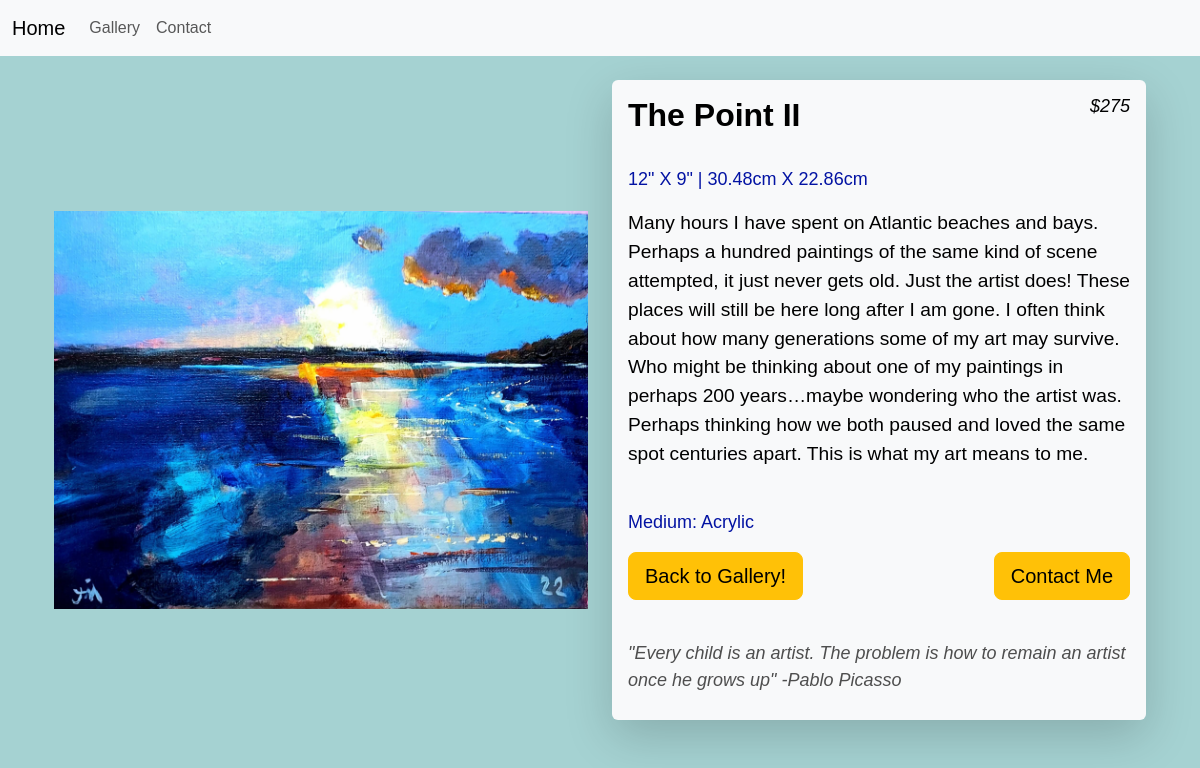
Page /gallery/The Point II/ on the committed database.
### jimTheArtist/models.py (models this page shows, shortened)
class Painting(models.Model):
    title = models.CharField(max_length=100)
    description = models.TextField()
    medium = models.TextField()
    length = models.IntegerField()
    height = models.IntegerField()
    price = models.IntegerField()
    image = models.ImageField(upload_to='paintings/')

### jimTheArtist/views.py (the view)
# urls.py: path('gallery/<str:painting_name>/', views.painting, name='painting'),
def painting(request, painting_name):
    painting = get_object_or_404(Painting, title=painting_name)
    if painting.price == 0:
        painting.price = 'Sold'
    elif  painting.price < 0:
        painting.price = 'Not For Sale'
    else:
        painting.price = '${:,.0f}'.format(painting.price)
    length_cm = str(painting.length * 2.54) + 'cm'
    height_cm = str(painting.height * 2.54)  + 'cm'
    return render(request, 'painting.html', {'painting': painting,
                                             'quote': random.choice(quotes),
                                             'length_cm': length_cm,
                                             'height_cm': height_cm
                                             }
                                             )

### jimTheArtist/templates/painting.html (shortened to what this page needs)
{% extends 'base.html' %}
{% block content %}
<div class="container">
    <div class="row">
        <div class="col-md-6">
            <span class="d-block mb-3"><img class="full-screen-image w-100 painting_img" src="{{ painting.image.url }}"></span>
        </div>
        <div class="col-md-6 d-flex flex-column justify-content-center">
            <div class="shadow-lg p-3 mb-5 bg-body-tertiary rounded">
              <div class="mb-3">
                <h1 class="h2 mb-2 painting-title">{{ painting.title }} <span class="price-text h5"> {{ painting.price }}</span></h1>
                <br/>
                <p class="small size-text mb-3">{{ painting.length }}" X {{painting.height}}" | {{length_cm}} X {{height_cm}} </p>
                <p class="small painting-text">{{ painting.description }}</p>
                <br/>
                <p class="small medium-text mb-3">Medium: {{ painting.medium}} </p>
              </div>
              <div class="d-flex justify-content-between mb-3">
                <a href="{% url 'gallery' %}" class="btn btn-warning btn-lg mr-3">Back to Gallery!</a>
                <a href="{% url 'contact' %}" class="btn btn-warning btn-lg">Contact Me</a>
              </div>
              <br/>
              <p class="small mb-0 quote-text">{{ quote }}</p>
            </div>
          </div>
    </div>
</div>
{% endblock %}

### jimTheArtist/static/css/style.css (style rules this page uses)
body { background-color: rgba(141, 198, 198, 0.79); font-family:Arial, Helvetica, sans-serif; }
* { box-sizing: border-box; }

### jimTheArtist/static/css/painting.css (style rules this page uses)
.full-screen-image { height: calc(100vh - 140px); padding: 10px 0; width: auto; object-fit: scale-down; display: block; }
.col-md-6.d-flex { align-items: center; }
.price-text { font-size: 18px; font-style: italic; float: right; color: black; }
.painting-title { color: black; font-family: Arial, Helvetica, sans-serif; font-weight: bold; }
.painting-text { font-size: larger; color: black; }
.size-text { color: rgb(3, 19, 163); font-size: large; }
.medium-text { color: rgb(3, 19, 163); font-size: large; }
.quote-text { font-style: italic; color: rgb(78, 78, 78); padding-bottom: 10px; font-size: large; }

### rows in the picture
Painting: image (picture), title "The Point II", price "$275", length "12", height "9", description "Many hours I have spent on Atlantic beaches and bays. Perhaps a hundred paintings of the same kind of scene attempted, it just never gets old. Just the artist does! These places will still be here long after I am gone. I often think about how many generations some of my art may survive. Who might be thinking about one of my paintings in perhaps 200 years…maybe wondering who the artist was. Perhaps thinking how we both paused and loved the same spot centuries apart. This is what my art means to me.", medium "Acrylic"

### other values in the picture
{{ length_cm }} "30.48cm"
{{ height_cm }} "22.86cm"
